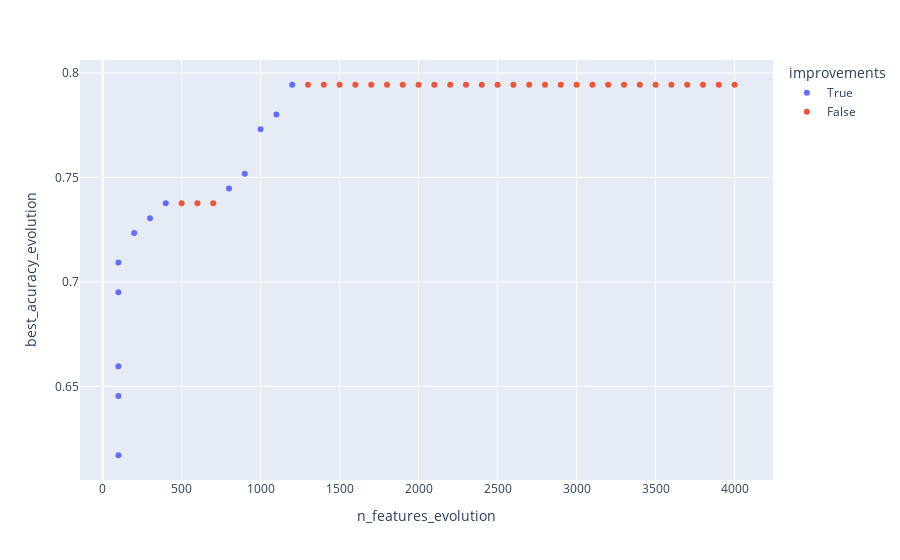

Notebook code for this chart:
### Markdown cell above
Please note in the following graph how the best accuracy evolved with changes in vocabulary size.

### Code cell
results_dataframe = pd.DataFrame(results['n_features_evolution'])
results_dataframe.columns = ['n_features_evolution']
results_dataframe['best_acuracy_evolution'] = results['best_acuracy_evolution']
results_dataframe['improvements'] = results['improvements']

px.scatter(results_dataframe, x='n_features_evolution',
           y='best_acuracy_evolution', 
           color='improvements')

### Figure 1 — Plotly figure (JSON) as saved in the notebook; plotly's stock layout.template omitted (floating-point values rounded to 4 significant figures)
{"data": [{"hovertemplate": "improvements=True<br>n_features_evolution=%{x}<br>best_acuracy_evolution=%{y}<extra></extra>", "legendgroup": "True", "marker": {"color": "#636efa", "symbol": "circle"}, "mode": "markers", "name": "True", "orientation": "v", "showlegend": true, "type": "scatter", "x": [100, 100, 100, 100, 100, 200, 300, 400, 800, 900, 1000, 1100, 1200], "xaxis": "x", "y": [0.617, 0.6454, 0.6596, 0.695, 0.7092, 0.7234, 0.7305, 0.7376, 0.7447, 0.7518, 0.773, 0.7801, 0.7943], "yaxis": "y"}, {"hovertemplate": "improvements=False<br>n_features_evolution=%{x}<br>best_acuracy_evolution=%{y}<extra></extra>", "legendgroup": "False", "marker": {"color": "#EF553B", "symbol": "circle"}, "mode": "markers", "name": "False", "orientation": "v", "showlegend": true, "type": "scatter", "x": [500, 600, 700, 1300, 1400, 1500, 1600, 1700, 1800, 1900, 2000, 2100, 2200, 2300, 2400, 2500, 2600, 2700, 2800, 2900, 3000, 3100, 3200, 3300, 3400, 3500, 3600, 3700, 3800, 3900, 4000], "xaxis": "x", "y": [0.7376, 0.7376, 0.7376, 0.7943, 0.7943, 0.7943, 0.7943, 0.7943, 0.7943, 0.7943, 0.7943, 0.7943, 0.7943, 0.7943, 0.7943, 0.7943, 0.7943, 0.7943, 0.7943, 0.7943, 0.7943, 0.7943, 0.7943, 0.7943, 0.7943, 0.7943, 0.7943, 0.7943, 0.7943, 0.7943, 0.7943], "yaxis": "y"}], "layout": {"legend": {"title": {"text": "improvements"}, "tracegroupgap": 0}, "margin": {"t": 60}, "xaxis": {"anchor": "y", "domain": [0, 1], "title": {"text": "n_features_evolution"}}, "yaxis": {"anchor": "x", "domain": [0, 1], "title": {"text": "best_acuracy_evolution"}}}}
